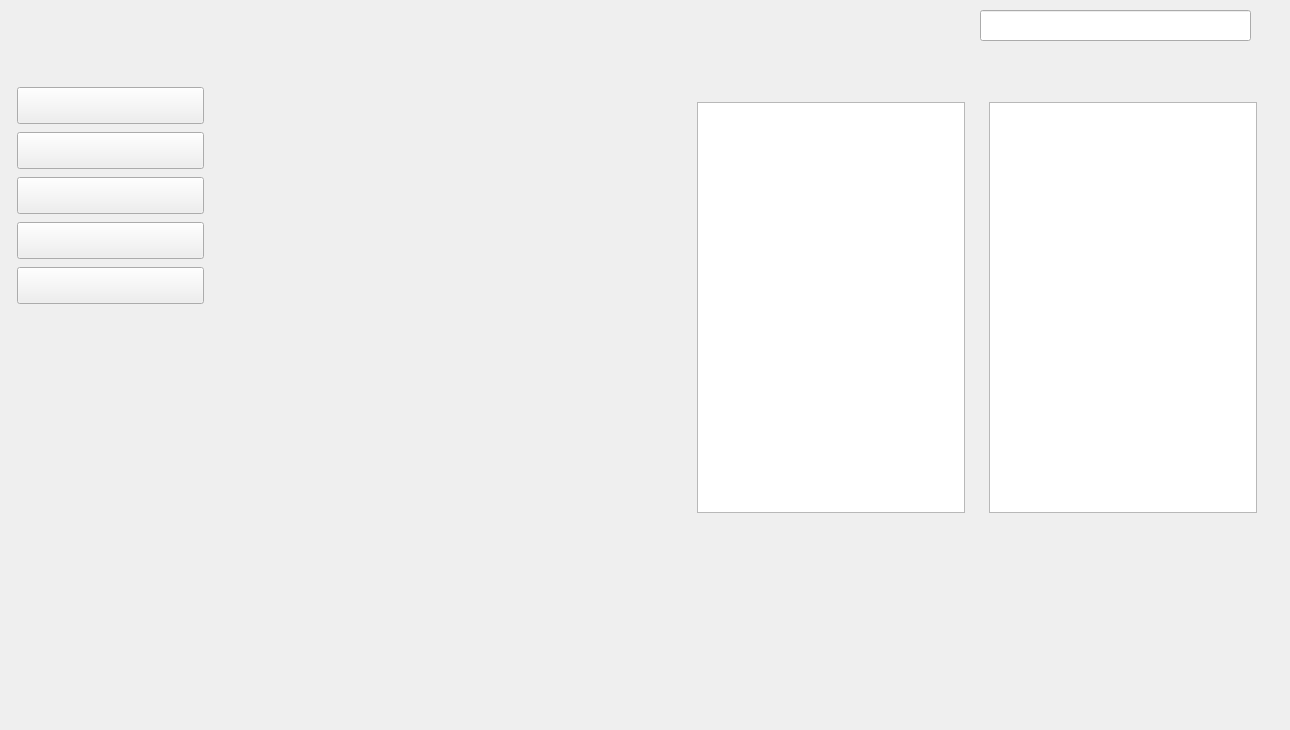
    <widget class="QWidget" name="Amigos">
     <widget class="QPushButton" name="BtnCancionAm">
      <property name="enabled">
       <bool>true</bool>
      </property>
      <property name="geometry">
       <rect>
        <x>17</x>
        <y>132</y>
        <width>187</width>
        <height>37</height>
       </rect>
      </property>
      <property name="styleSheet">
       <string notr="true">background-image: url(:/Imagenes/btnCanciones.png);</string>
      </property>
      <property name="text">
       <string/>
      </property>
     </widget>
     <widget class="QPushButton" name="BtnAmigoAm">
      <property name="enabled">
       <bool>true</bool>
      </property>
      <property name="geometry">
       <rect>
        <x>17</x>
        <y>177</y>
        <width>187</width>
        <height>37</height>
       </rect>
      </property>
      <property name="styleSheet">
       <string notr="true">background-image: url(:/Imagenes/btnAmigosR.png);</string>
      </property>
      <property name="text">
       <string/>
      </property>
     </widget>
     <widget class="QPushButton" name="BtnInicioAm">
      <property name="enabled">
       <bool>true</bool>
      </property>
      <property name="geometry">
       <rect>
        <x>17</x>
        <y>87</y>
        <width>187</width>
        <height>37</height>
       </rect>
      </property>
      <property name="styleSheet">
       <string notr="true">background-image: url(:/Imagenes/btnInicio.png);</string>
      </property>
      <property name="text">
       <string/>
      </property>
     </widget>
     <widget class="QPushButton" name="BtnArtistaAm">
      <property name="enabled">
       <bool>true</bool>
      </property>
      <property name="geometry">
       <rect>
        <x>17</x>
        <y>267</y>
        <width>187</width>
        <height>37</height>
       </rect>
      </property>
      <property name="styleSheet">
       <string notr="true">background-image: url(:/Imagenes/btnFavoritos.png);</string>
      </property>
      <property name="text">
       <string/>
      </property>
     </widget>
     <widget class="QPushButton" name="BtnPlaylistAm">
      <property name="enabled">
       <bool>true</bool>
      </property>
      <property name="geometry">
       <rect>
        <x>17</x>
        <y>222</y>
        <width>187</width>
        <height>37</height>
       </rect>
      </property>
      <property name="styleSheet">
       <string notr="true">background-image: url(:/Imagenes/btnPlaylist.png);</string>
      </property>
      <property name="text">
       <string/>
      </property>
     </widget>
     <widget class="QLabel" name="FondoAmigos">
      <property name="geometry">
       <rect>
        <x>0</x>
        <y>0</y>
        <width>1281</width>
        <height>721</height>
       </rect>
      </property>
      <property name="styleSheet">
       <string notr="true">background-image: url(:/Imagenes/FondoAmigos.png);</string>
      </property>
      <property name="text">
       <string/>
      </property>
     </widget>
     <widget class="QPushButton" name="btnEliminarAm">
      <property name="geometry">
       <rect>
        <x>726</x>
        <y>539</y>
        <width>209</width>
        <height>42</height>
       </rect>
      </property>
      <property name="styleSheet">
       <string notr="true">background-image: url(:/Imagenes/DeleteFriend.png);
color: rgba(255, 255, 255, 0);
    border: 3px;</string>
      </property>
      <property name="text">
       <string/>
      </property>
     </widget>
     <widget class="QPushButton" name="btnAgregarAm">
      <property name="geometry">
       <rect>
        <x>1019</x>
        <y>539</y>
        <width>209</width>
        <height>42</height>
       </rect>
      </property>
      <property name="styleSheet">
       <string notr="true">background-image: url(:/Imagenes/AddFriend.png);
color: rgba(255, 255, 255, 0);
    border: 3px;</string>
      </property>
      <property name="text">
       <string/>
      </property>
     </widget>
     <widget class="QListWidget" name="UsuariosAm">
      <property name="geometry">
       <rect>
        <x>989</x>
        <y>102</y>
        <width>268</width>
        <height>411</height>
       </rect>
      </property>
      <property name="layoutDirection">
       <enum>Qt::LeftToRight</enum>
      </property>
      <property name="styleSheet">
       <string notr="true">background-image: url(:/Imagenes/fondolbl.png);
color: rgb(255, 255, 255);
font: 10pt &quot;Arial Rounded MT Bold&quot;;</string>
      </property>
     </widget>
     <widget class="QListWidget" name="MuestraAmigos">
      <property name="geometry">
       <rect>
        <x>697</x>
        <y>102</y>
        <width>268</width>
        <height>411</height>
       </rect>
      </property>
      <property name="layoutDirection">
       <enum>Qt::LeftToRight</enum>
      </property>
      <property name="styleSheet">
       <string notr="true">background-image: url(:/Imagenes/fondolbl.png);
color: rgb(255, 255, 255);
font: 10pt &quot;Arial Rounded MT Bold&quot;;

</string>
      </property>
     </widget>
     <widget class="QLineEdit" name="EscribeAmigoAm">
      <property name="geometry">
       <rect>
        <x>980</x>
        <y>10</y>
        <width>271</width>
        <height>31</height>
       </rect>
      </property>
      <property name="styleSheet">
       <string notr="true">background-image: url(:/Imagenes/fondolbl.png);
color: rgba(255, 255, 255, 0);</string>
      </property>
     </widget>
     <zorder>FondoAmigos</zorder>
     <zorder>BtnCancionAm</zorder>
     <zorder>BtnAmigoAm</zorder>
     <zorder>BtnInicioAm</zorder>
     <zorder>BtnArtistaAm</zorder>
     <zorder>BtnPlaylistAm</zorder>
     <zorder>btnEliminarAm</zorder>
     <zorder>btnAgregarAm</zorder>
     <zorder>UsuariosAm</zorder>
     <zorder>MuestraAmigos</zorder>
     <zorder>EscribeAmigoAm</zorder>
    </widget>
